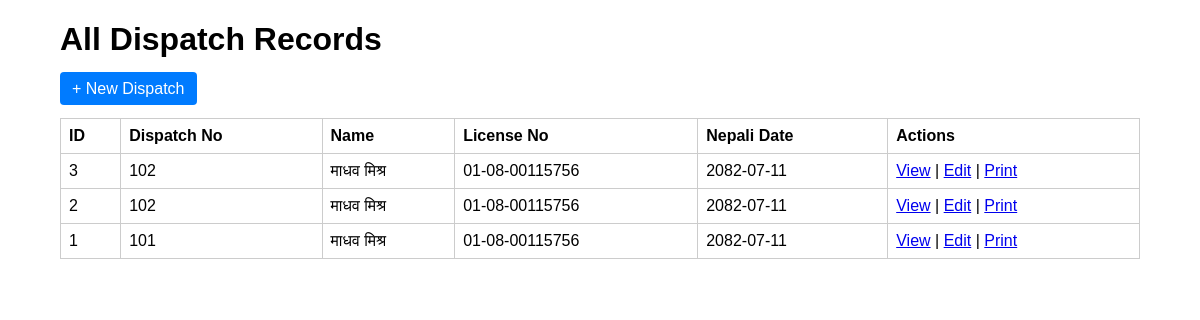
Page /records on the committed database.
### tables this page shows
CREATE TABLE dispatches (
        id INTEGER PRIMARY KEY AUTOINCREMENT,
        dispatch_no TEXT,
        today_nepali_date TEXT,
        subject TEXT,
        license_no TEXT,
        name TEXT,
        nagrita_no TEXT,
        father_name TEXT,
        dob TEXT,
        issue_date TEXT,
        expire_date TEXT,
        license_category TEXT,
        created_at TEXT
    );

### app.py (the view)
@app.route('/records')
def list_records():
    db = get_db()
    cur = db.cursor()
    cur.execute('SELECT * FROM dispatches ORDER BY id DESC')
    rows = cur.fetchall()
    return render_template('list.html', rows=rows)

### app.py (called while the page is built)
def get_db():
    db = getattr(g, '_database', None)
    if db is None:
        db = g._database = sqlite3.connect(app.config['DATABASE'])
        db.row_factory = sqlite3.Row
    return db

@app.teardown_appcontext
def close_connection(exception):
    db = getattr(g, '_database', None)
    if db is not None:
        db.close()

### templates/list.html (shortened to what this page needs)
<!doctype html>
<html>
<head>
  <link rel="stylesheet" href="{{ url_for('static', filename='style.css') }}">
</head>
<body>
  <div class="container">
    <h1>All Dispatch Records</h1>
    <a href="{{ url_for('index') }}" class="button">+ New Dispatch</a>
    <table>
      <thead>
        <tr>
          <th>ID</th><th>Dispatch No</th><th>Name</th><th>License No</th><th>Nepali Date</th><th>Actions</th>
        </tr>
      </thead>
      <tbody>
        {% for r in rows %}
        <tr>
          <td>{{ r.id }}</td>
          <td>{{ r.dispatch_no }}</td>
          <td>{{ r.name }}</td>
          <td>{{ r.license_no }}</td>
          <td>{{ r.today_nepali_date }}</td>
          <td>
            <a href="{{ url_for('view_record', rec_id=r.id) }}" target="_blank">View</a> |
            <a href="{{ url_for('edit_record', rec_id=r.id) }}">Edit</a> |
            <a href="{{ url_for('print_record', rec_id=r.id) }}" target="_blank">Print</a>
          </td>
        </tr>
        {% endfor %}
      </tbody>
    </table>
  </div>
</body>
</html>

### static/style.css (style rules this page uses)
body { font-family: Arial; margin: 0; padding: 0; }
.container { width: 90%; margin: 20px auto; }
button, .button { margin-top: 10px; padding: 8px 12px; background: #007bff; color: white; border: none; border-radius: 4px; text-decoration: none; }
table { width: 100%; border-collapse: collapse; margin-top: 20px; }
th, td { border: 1px solid #ccc; padding: 8px; text-align: left; }

### rows in the picture
dispatches: id "3", dispatch_no "102", name "माधव मिश्र", license_no "01-08-00115756", today_nepali_date "2082-07-11"
dispatches: id "2", dispatch_no "102", name "माधव मिश्र", license_no "01-08-00115756", today_nepali_date "2082-07-11"
dispatches: id "1", dispatch_no "101", name "माधव मिश्र", license_no "01-08-00115756", today_nepali_date "2082-07-11"
